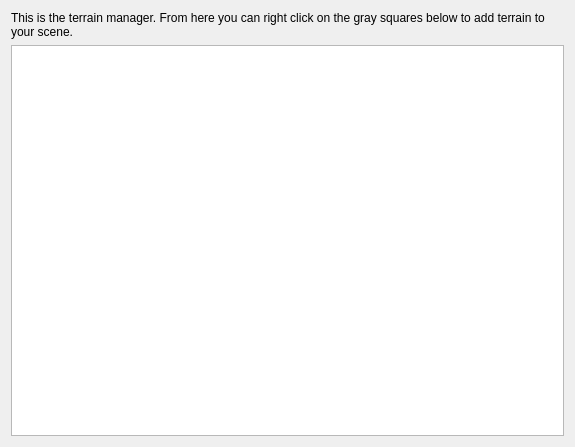
<?xml version="1.0" encoding="UTF-8"?>
<ui version="4.0">
 <class>manageTerrainDialog</class>
 <widget class="QDialog" name="manageTerrainDialog">
  <property name="windowModality">
   <enum>Qt::NonModal</enum>
  </property>
  <property name="geometry">
   <rect>
    <x>0</x>
    <y>0</y>
    <width>575</width>
    <height>447</height>
   </rect>
  </property>
  <property name="sizePolicy">
   <sizepolicy hsizetype="Preferred" vsizetype="Preferred">
    <horstretch>0</horstretch>
    <verstretch>0</verstretch>
   </sizepolicy>
  </property>
  <property name="contextMenuPolicy">
   <enum>Qt::NoContextMenu</enum>
  </property>
  <property name="windowTitle">
   <string>Terrain Page Manager</string>
  </property>
  <property name="modal">
   <bool>true</bool>
  </property>
  <layout class="QGridLayout" name="gridLayout">
   <item row="1" column="0">
    <widget class="QGraphicsView" name="mPageGraphics">
     <property name="sizePolicy">
      <sizepolicy hsizetype="Expanding" vsizetype="Expanding">
       <horstretch>0</horstretch>
       <verstretch>0</verstretch>
      </sizepolicy>
     </property>
     <property name="midLineWidth">
      <number>0</number>
     </property>
    </widget>
   </item>
   <item row="0" column="0">
    <widget class="QLabel" name="pageManagerLabel">
     <property name="text">
      <string>This is the terrain manager. From here you can right click on the gray squares below to add terrain to your scene.</string>
     </property>
     <property name="wordWrap">
      <bool>true</bool>
     </property>
    </widget>
   </item>
  </layout>
 </widget>
 <resources/>
 <connections/>
</ui>
